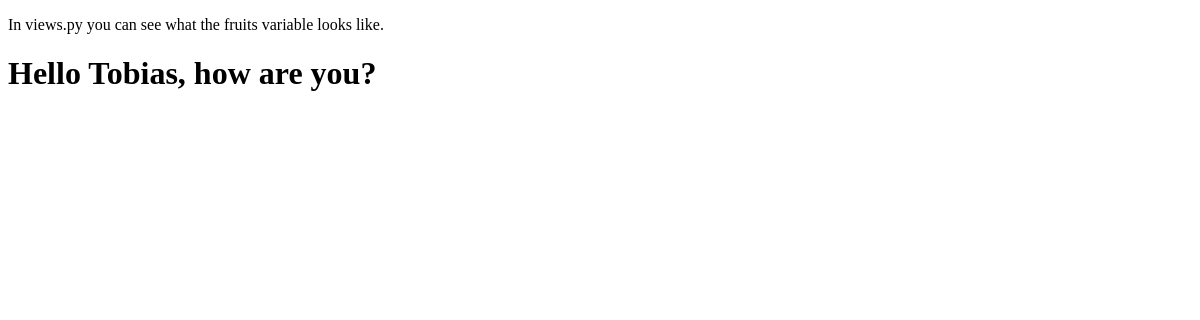
The app's page /testing/, older data.
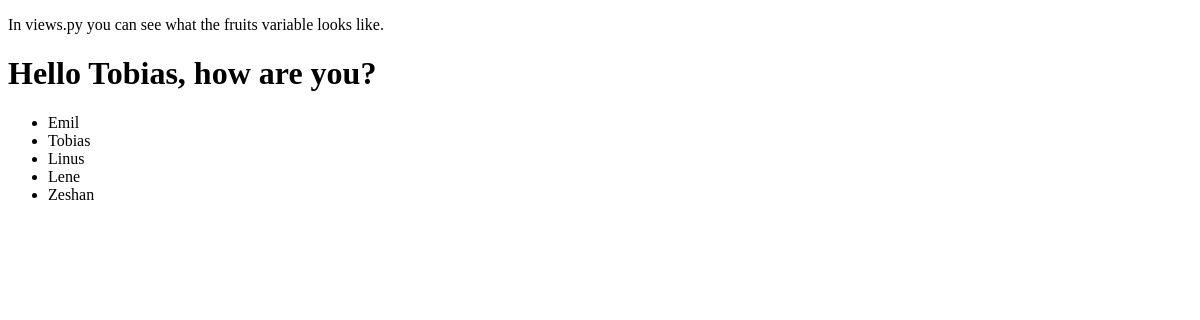
The same page, newer data.
### members/models.py (models this page shows, shortened)
class Member(models.Model):
  firstname = models.CharField(max_length=255)
  lastname = models.CharField(max_length=255)
  phone = models.IntegerField(null=True)
  joined_date = models.DateField(null=True)

### members/views.py (the view)
# urls.py: path('testing/', views.testing, name='testing'),
def testing(request):
  mymembers = Member.objects.all().values()
  template = loader.get_template('template.html')
  context = {
    'mymembers': mymembers,
  }
  return HttpResponse(template.render(context, request))

### members/templates/template.html (shortened to what this page needs)
<!DOCTYPE html>
<html>
<body>
<p>In views.py you can see what the fruits variable looks like.</p>
{% with firstname="Tobias" %}
<h1>Hello {{ firstname }}, how are you?</h1>
{% endwith %}
<ul>
  {% for x in mymembers %}
    <li>{{ x.firstname }}</li>
  {% endfor %}
</ul>
</body>
</html>

Row changes from the older to the newer data that the page shows:
added Member: firstname "Tobias"
added Member: firstname "Emil"
added Member: firstname "Linus"
added Member: firstname "Lene"
added Member: firstname "Zeshan"
Text that changed along with them:
{{ firstname }}: "Tobias" → (not shown)
